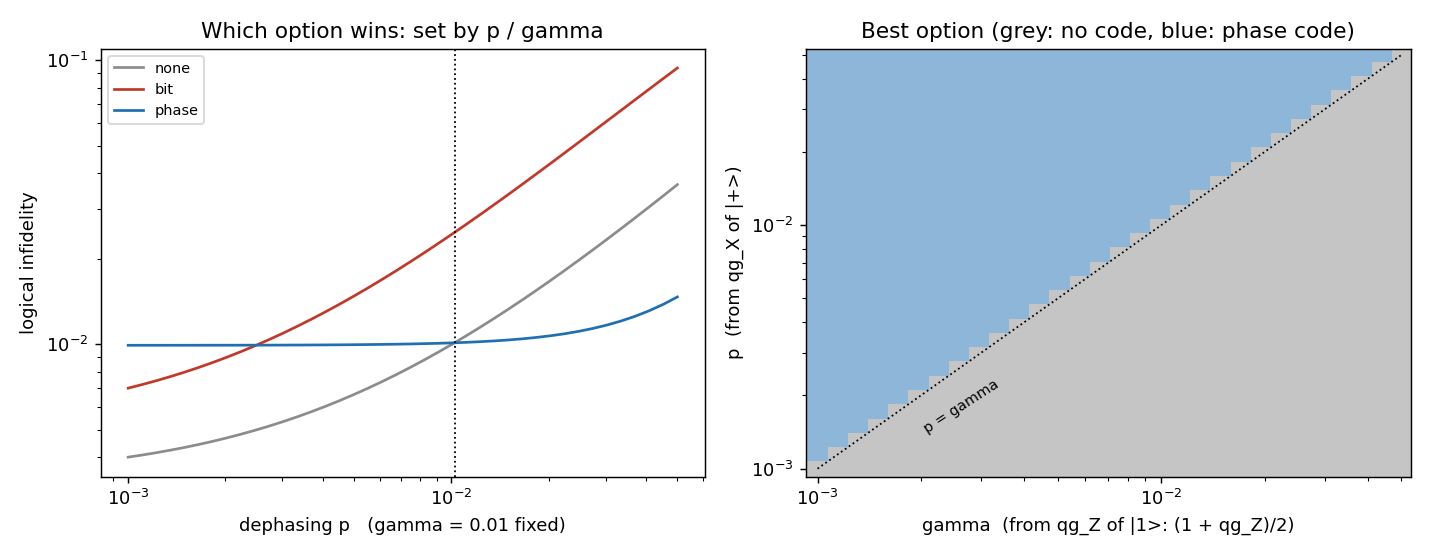

Python code for this plot:
"""
Quantum error correction under T1-biased noise: can the qg witness pick
the right repetition code?

Setting (code capacity: one round of noise on the data qubits, perfect
syndrome extraction and correction). Each qubit suffers amplitude
damping gamma (T1) followed by pure dephasing p (T_phi). Three options
for storing one logical qubit:

  none    a bare qubit
  bit     3-qubit bit-flip code  a|000> + b|111>, corrects one X
  phase   3-qubit phase-flip code a|+++> + b|--->, corrects one Z

Score: logical average infidelity 1 - F_avg, computed exactly from the
Kraus operators (and cross-checked with a Qiskit density-matrix circuit
that extracts the syndrome on two ancillas, reads it as their qg_Z, and
corrects).

Witness. Two single-qubit idle experiments, read in qg units:

  prepare |1>, idle, measure Z:  qg_Z = -1 + 2 gamma             (T1 only)
  prepare |+>, idle, measure X:  qg_X = sqrt(1 - gamma) (1 - 2p)  (T1 and T_phi)

so gamma_hat = (1 + qg_Z)/2 and p_hat = (1 - qg_X / sqrt(1 - gamma_hat))/2.
The policy plugs (gamma_hat, p_hat) into the exact model and picks the
option with the lowest predicted infidelity. Compared with the oracle
(best option in hindsight), with fixed choices, and with a qg_Z-only
witness (the §24 witness, which sees T1 but not dephasing).

Findings (400 random noise instances, gamma and p log-uniform in
[1e-3, 5e-2]; 1,000 shots per witness experiment):

  exact logical infidelity at a few points (none / bit / phase):
    pure T1, gamma = 0.02         0.0067 / 0.0101 / 0.0197
    pure dephasing, p = 0.02      0.0133 / 0.0384 / 0.0008
    gamma = p = 0.02              0.0199 / 0.0474 / 0.0204

  * Neither 3-qubit repetition code helps against T1. Amplitude damping
    has an X+iY jump and a no-jump part that shrinks |1> on every qubit;
    the bit-flip code fixes neither at first order, and it is worse than
    a bare qubit at every point tested. Against dephasing the phase-flip
    code is excellent (17x better at p = 0.02). So the choice is really
    "phase code or no code", and it is set by the ratio p / gamma.
  * The boundary is simply p = gamma: the phase code wins when the
    dephasing per round exceeds the damping (the crossover ratio p/gamma
    is 1.00, 1.02, 1.10 at gamma = 0.002, 0.01, 0.04). In qg units: use
    the phase code when the |+> witness has lost more than the |1>
    witness explains, qg_X < sqrt(1 - gamma_hat) (1 - 2 gamma_hat).

      policy            mean infidelity   regret vs oracle   right choice
      oracle            0.00844           -                  100%
      qg witness        0.00867           +2.7%              85%
      always phase      0.01231           +46%               53%
      always none       0.01258           +49%               48%
      always bit        0.03023           +258%              0%
      qg_Z only         0.01258           +49%               48%

    (The qg_Z-only witness sees T1 and no dephasing, so the model always
    recommends no code: it cannot see the noise the phase code fixes.)
  * The witness needs both Bloch components, qg_Z and qg_X: this is
    T1/T2 characterization written in qg. Its mistakes come from shot
    noise near the boundary, where the options cost almost the same:
    regret 16% / 2.7% / 0.3% / 0.06% and right choice 70% / 85% / 95% /
    97% at 100 / 1,000 / 10,000 / 100,000 shots per witness experiment.
  * The Qiskit circuit (syndrome on two ancillas, coherent correction)
    reproduces the exact numbers to 1e-6.
  * The syndrome ancillas' qg_Z is itself a running witness: in the
    phase code the nontrivial-syndrome rate (1 - qg_Z)/2 is 0.044 at
    gamma = 0.01, p = 0.02, close to the dephasing-only 2p(1-p) = 0.039.

Honest summary: this is not a new code and not an advantage over
standard characterization. It is a correct, cheap decision rule, and it
confirms the known result that repetition codes do not correct
amplitude damping; a T1-tailored code (e.g. the 4-qubit Leung code) is
the next thing to try.
"""

import math
import sys

import numpy as np

I2 = np.eye(2)
X = np.array([[0.0, 1.0], [1.0, 0.0]])
Z = np.diag([1.0, -1.0])
H = np.array([[1.0, 1.0], [1.0, -1.0]]) / math.sqrt(2.0)

OPTIONS = ("none", "bit", "phase")


# --------------------------------------------------------------------- #
# noise and codes
# --------------------------------------------------------------------- #
def kraus_t1_tphi(gamma: float, p: float):
    """Amplitude damping gamma followed by dephasing p (Kraus list)."""
    ad = [np.array([[1.0, 0.0], [0.0, math.sqrt(1.0 - gamma)]]),
          np.array([[0.0, math.sqrt(gamma)], [0.0, 0.0]])]
    dp = [math.sqrt(1.0 - p) * I2, math.sqrt(p) * Z]
    return [d @ a for d in dp for a in ad]


def _kron(*ms):
    out = np.array([[1.0]])
    for m in ms:
        out = np.kron(out, m)
    return out


def _encoder(kind: str) -> np.ndarray:
    v = np.zeros((8, 2))
    v[0, 0] = v[7, 1] = 1.0
    return _kron(H, H, H) @ v if kind == "phase" else v


def _recovery(kind: str):
    """Syndrome projectors of Z0Z1 and Z1Z2 followed by the X correction
    (conjugated by H^3 for the phase code)."""
    proj = lambda s: 0.5 * (np.eye(8) + s)  # noqa: E731
    zz1, zz2 = _kron(Z, Z, I2), _kron(I2, Z, Z)
    fix = {(0, 0): np.eye(8), (1, 0): _kron(X, I2, I2), (1, 1): _kron(I2, X, I2), (0, 1): _kron(I2, I2, X)}
    h3 = _kron(H, H, H)
    ops = []
    for (a, b), c in fix.items():
        k = c @ proj((-1) ** a * zz1) @ proj((-1) ** b * zz2)
        ops.append(h3 @ k @ h3 if kind == "phase" else k)
    return ops


def logical_infidelity(kind: str, gamma: float, p: float) -> float:
    """1 - average fidelity of the logical channel (exact)."""
    k1 = kraus_t1_tphi(gamma, p)
    if kind == "none":
        fe = sum(abs(np.trace(k)) ** 2 for k in k1) / 4.0
    else:
        v = _encoder(kind)
        dec = v.T
        noise = [_kron(a, b, c) for a in k1 for b in k1 for c in k1]
        fe = sum(abs(np.trace(dec @ r @ e @ v)) ** 2 for r in _recovery(kind) for e in noise) / 4.0
    return float(1.0 - (2.0 * fe + 1.0) / 3.0)


def phase_syndrome_rate(gamma: float, p: float) -> float:
    """P(nontrivial Z0Z1-type syndrome) in the phase code = (1 - qg_Z(ancilla))/2,
    averaged over the logical basis states |+_L>, |-_L>."""
    k1 = kraus_t1_tphi(gamma, p)
    v = _encoder("phase")
    s = _kron(H, H, H) @ _kron(Z, Z, I2) @ _kron(H, H, H)  # X0 X1
    rate = 0.0
    for col in (0, 1):
        psi = v[:, col]
        rho = np.outer(psi, psi)
        noise = [_kron(a, b, c) for a in k1 for b in k1 for c in k1]
        rho = sum(e @ rho @ e.T for e in noise)
        rate += 0.5 * (1.0 - float(np.trace(s @ rho))) / 2.0
    return rate


# --------------------------------------------------------------------- #
# witness and policies
# --------------------------------------------------------------------- #
def witness_qg(gamma: float, p: float):
    """Exact qg_Z of |1> and qg_X of |+> after one idle round."""
    return -1.0 + 2.0 * gamma, math.sqrt(1.0 - gamma) * (1.0 - 2.0 * p)


def sample_witness(gamma: float, p: float, shots: int, rng: np.random.Generator):
    qz, qx = witness_qg(gamma, p)
    kz = rng.binomial(shots, (1.0 + qz) / 2.0)
    kx = rng.binomial(shots, (1.0 + qx) / 2.0)
    return 2.0 * kz / shots - 1.0, 2.0 * kx / shots - 1.0


def estimate_noise(qg_z: float, qg_x: float):
    g = min(max((1.0 + qg_z) / 2.0, 0.0), 0.999)
    p = min(max(0.5 * (1.0 - qg_x / math.sqrt(1.0 - g)), 0.0), 0.5)
    return g, p


def choose(gamma_hat: float, p_hat: float) -> str:
    return min(OPTIONS, key=lambda k: logical_infidelity(k, gamma_hat, p_hat))


POLICIES = ("oracle", "qg witness", "always phase", "always none", "always bit", "qg_Z only")


def policy_table(n_instances: int = 400, shots: int = 1000, seed: int = 3) -> dict:
    rng = np.random.default_rng(seed)
    rows = []
    for _ in range(n_instances):
        g, p = np.exp(rng.uniform(math.log(1e-3), math.log(5e-2), 2))
        cost = {k: logical_infidelity(k, g, p) for k in OPTIONS}
        best = min(cost, key=cost.get)
        qz, qx = sample_witness(g, p, shots, rng)
        gh, ph = estimate_noise(qz, qx)
        picks = {
            "oracle": best,
            "qg witness": choose(gh, ph),
            "always phase": "phase",
            "always none": "none",
            "always bit": "bit",
            "qg_Z only": choose(gh, 0.0),
        }
        rows.append({k: (cost[v], v == best) for k, v in picks.items()})
    oracle = np.mean([r["oracle"][0] for r in rows])
    out = {}
    for k in POLICIES:
        m = float(np.mean([r[k][0] for r in rows]))
        out[k] = {"mean_infidelity": m, "regret": m / oracle - 1.0,
                  "right_choice": float(np.mean([r[k][1] for r in rows]))}
    return out


def boundary_ratio(gamma: float, lo: float = 1e-5, hi: float = 0.2) -> float:
    """p/gamma at which the phase code and no code cost the same."""
    f = lambda p: logical_infidelity("phase", gamma, p) - logical_infidelity("none", gamma, p)  # noqa: E731
    for _ in range(80):
        mid = math.sqrt(lo * hi)
        if f(mid) > 0:
            lo = mid
        else:
            hi = mid
    return math.sqrt(lo * hi) / gamma


# --------------------------------------------------------------------- #
# Qiskit cross-check: ancilla syndrome read as qg_Z, then correction
# --------------------------------------------------------------------- #
def qiskit_logical_infidelity(kind: str, gamma: float, p: float) -> float:
    """Same number as logical_infidelity, from a 5-qubit density-matrix
    circuit: encode, noise, syndrome on ancillas 3-4, coherent correction,
    decode; averaged over the six Pauli eigenstates (a 2-design)."""
    from qiskit import QuantumCircuit
    from qiskit.quantum_info import DensityMatrix, Kraus, partial_trace, state_fidelity

    noise = Kraus(kraus_t1_tphi(gamma, p))
    preps = [[], ["x"], ["h"], ["x", "h"], ["h", "s"], ["x", "h", "s"]]
    fids = []
    for prep in preps:
        ref = QuantumCircuit(1)
        for g in prep:
            getattr(ref, g)(0)
        qc = QuantumCircuit(5)
        for g in prep:
            getattr(qc, g)(0)
        if kind != "none":
            qc.cx(0, 1)
            qc.cx(0, 2)
            if kind == "phase":
                qc.h([0, 1, 2])
        for q in ([0] if kind == "none" else [0, 1, 2]):
            qc.append(noise, [q])
        if kind != "none":
            if kind == "phase":
                qc.h([0, 1, 2])
            qc.cx(0, 3)
            qc.cx(1, 3)
            qc.cx(1, 4)
            qc.cx(2, 4)
            # syndrome (a3, a4): (1,0)->X0, (1,1)->X1, (0,1)->X2
            qc.x(4)
            qc.ccx(3, 4, 0)
            qc.x(4)
            qc.ccx(3, 4, 1)
            qc.x(3)
            qc.ccx(3, 4, 2)
            qc.x(3)
            qc.cx(0, 2)
            qc.cx(0, 1)
        rho = partial_trace(DensityMatrix(qc), [1, 2, 3, 4])
        fids.append(state_fidelity(rho, DensityMatrix(ref)))
    return float(1.0 - np.mean(fids))


# --------------------------------------------------------------------- #
def make_figure(path: str) -> None:
    import matplotlib

    matplotlib.use("Agg")
    import matplotlib.pyplot as plt

    fig, ax = plt.subplots(1, 2, figsize=(11, 4.3))
    ps = np.geomspace(1e-3, 5e-2, 40)
    g = 0.01
    colors = {"none": "#8c8c8c", "bit": "#c0392b", "phase": "#1f6fb2"}
    for k in OPTIONS:
        ax[0].plot(ps, [logical_infidelity(k, g, p) for p in ps], color=colors[k], label=k)
    ax[0].axvline(boundary_ratio(g) * g, color="k", ls=":", lw=1)
    ax[0].set_xscale("log")
    ax[0].set_yscale("log")
    ax[0].set_xlabel("dephasing p   (gamma = 0.01 fixed)")
    ax[0].set_ylabel("logical infidelity")
    ax[0].set_title("Which option wins: set by p / gamma")
    ax[0].legend(fontsize=8)

    gg, pp = np.meshgrid(np.geomspace(1e-3, 5e-2, 30), np.geomspace(1e-3, 5e-2, 30))
    best = np.vectorize(lambda a, b: OPTIONS.index(min(OPTIONS, key=lambda k: logical_infidelity(k, a, b))))(gg, pp)
    from matplotlib.colors import ListedColormap

    ax[1].pcolormesh(gg, pp, best, cmap=ListedColormap([colors[k] for k in OPTIONS]), vmin=-0.5, vmax=2.5,
                     alpha=0.5, shading="nearest")
    ax[1].plot([1e-3, 5e-2], [1e-3, 5e-2], "k:", lw=1)
    ax[1].text(2e-3, 1.4e-3, "p = gamma", rotation=33, fontsize=8)
    ax[1].set_xscale("log")
    ax[1].set_yscale("log")
    ax[1].set_xlabel("gamma  (from qg_Z of |1>: (1 + qg_Z)/2)")
    ax[1].set_ylabel("p  (from qg_X of |+>)")
    ax[1].set_title("Best option (grey: no code, blue: phase code)")
    fig.tight_layout()
    fig.savefig(path, dpi=130)


if __name__ == "__main__":
    for g, p in ((0.02, 0.0), (0.0, 0.02), (0.02, 0.02), (0.01, 0.05), (0.05, 0.005)):
        print(f"gamma={g} p={p}: " + "  ".join(f"{k}={logical_infidelity(k, g, p):.4f}" for k in OPTIONS))
    for g in (0.002, 0.01, 0.04):
        print(f"boundary p/gamma at gamma={g}: {boundary_ratio(g):.2f}")
    print(f"phase-code syndrome rate at gamma=0.01, p=0.02: {phase_syndrome_rate(0.01, 0.02):.4f} "
          f"(2p(1-p) = {2 * 0.02 * 0.98:.4f})")
    try:
        for k in OPTIONS:
            print(f"qiskit cross-check {k}: {qiskit_logical_infidelity(k, 0.02, 0.02):.6f} "
                  f"vs {logical_infidelity(k, 0.02, 0.02):.6f}")
    except ImportError:
        print("(qiskit not installed: skipping the cross-check)")
    t = policy_table()
    for k, v in t.items():
        print(f"{k:13s} mean infidelity {v['mean_infidelity']:.5f}  regret {v['regret']:+.1%}  "
              f"right choice {v['right_choice']:.1%}")
    if "--figure" in sys.argv:
        make_figure(__file__.replace(".py", ".png"))
